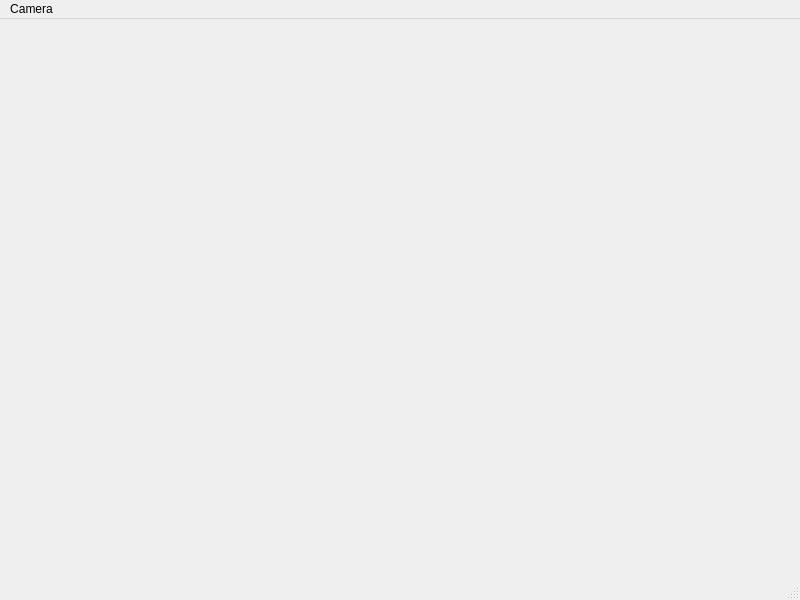
<?xml version="1.0" encoding="UTF-8"?>
<ui version="4.0">
 <class>Camera</class>
 <widget class="QMainWindow" name="Camera">
  <property name="geometry">
   <rect>
    <x>0</x>
    <y>0</y>
    <width>800</width>
    <height>600</height>
   </rect>
  </property>
  <property name="windowTitle">
   <string>MainWindow</string>
  </property>
  <widget class="QWidget" name="centralwidget"/>
  <widget class="QMenuBar" name="menubar">
   <property name="geometry">
    <rect>
     <x>0</x>
     <y>0</y>
     <width>800</width>
     <height>23</height>
    </rect>
   </property>
   <widget class="QMenu" name="menuCamera">
    <property name="title">
     <string>Camera</string>
    </property>
   </widget>
   <addaction name="menuCamera"/>
  </widget>
  <widget class="QStatusBar" name="statusbar"/>
 </widget>
 <resources/>
 <connections/>
</ui>
